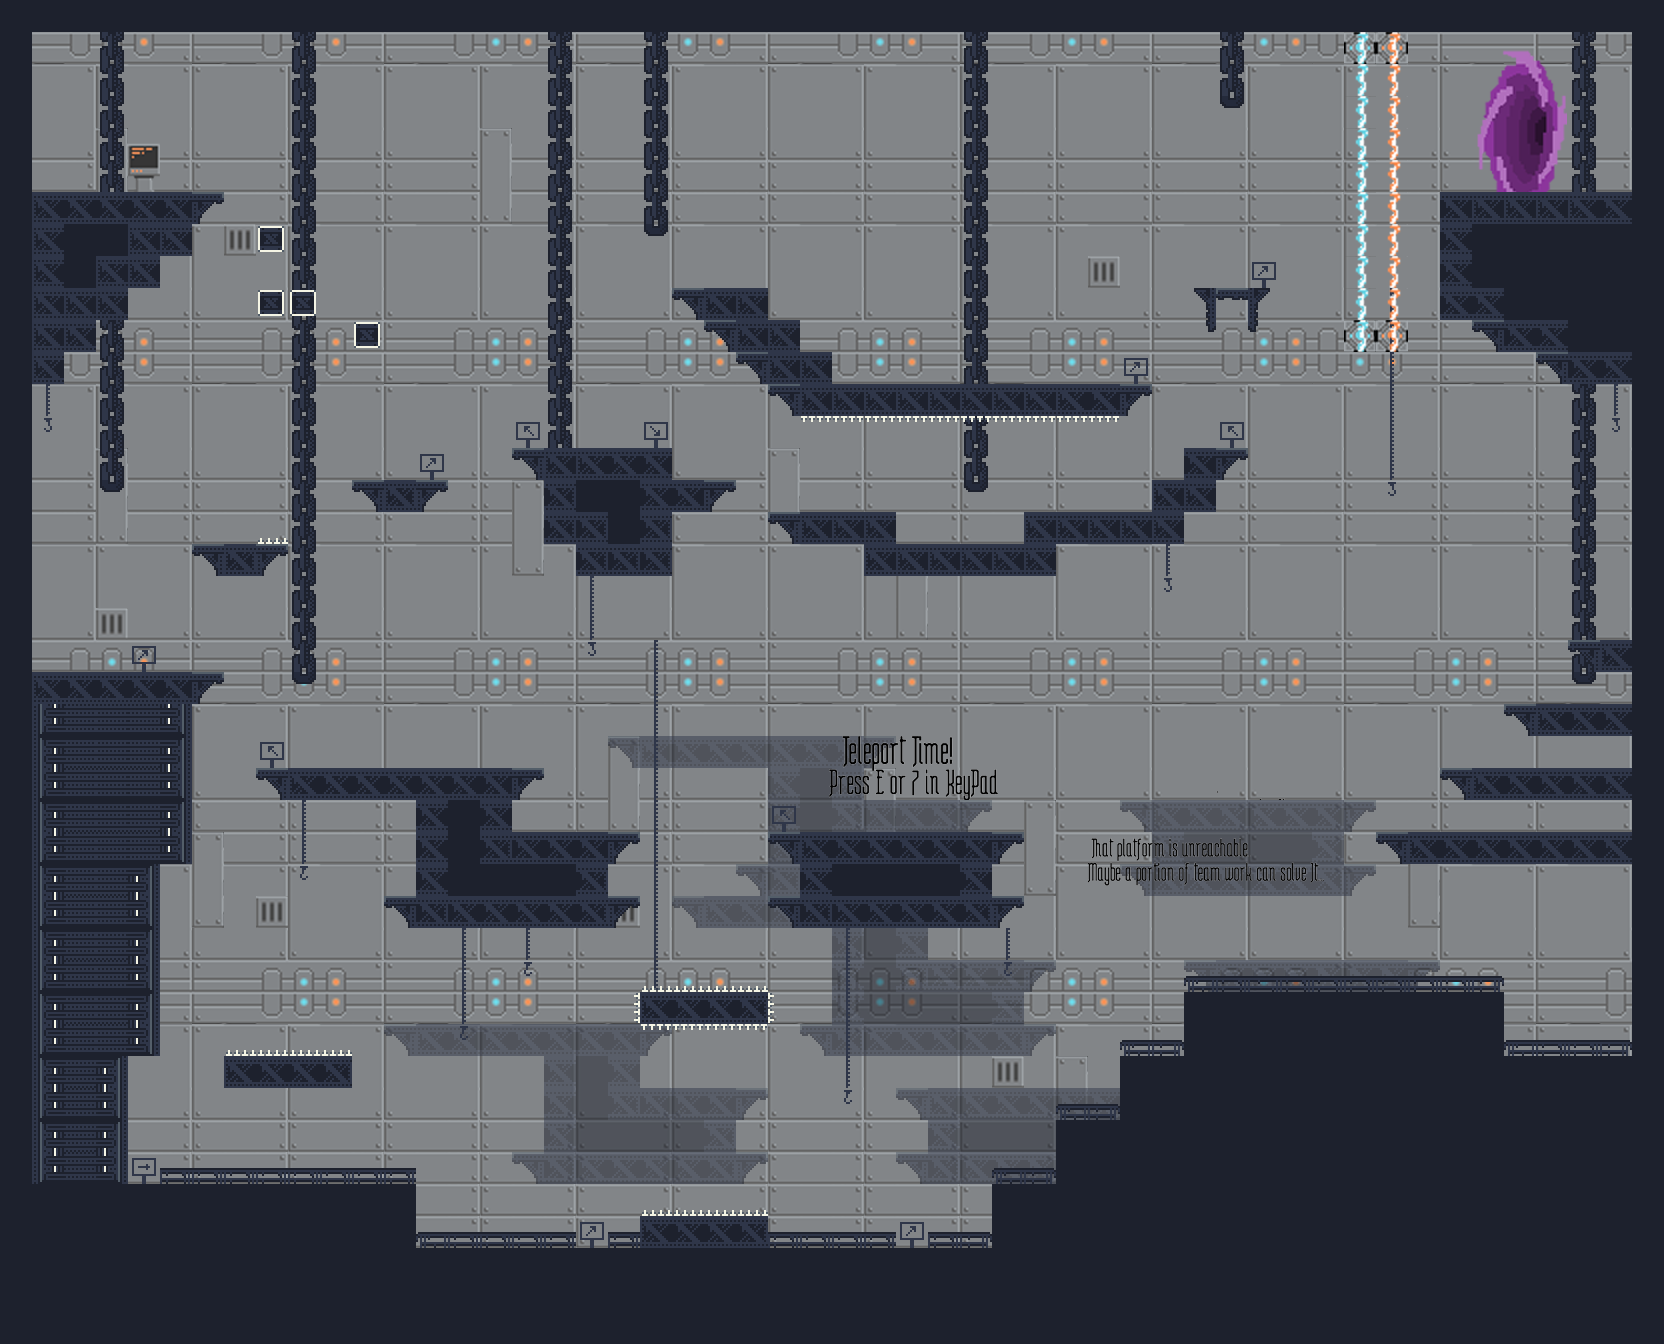

This is a level from a 2D game, rendered from its Tiled map with the project's own tilesets. A one-line summary and the map file follow, with tile-layer data summarised:
An orthogonal 52x42 tile map with 32x32 px tiles, 9 tile layers (Background, Parallax, Floor, Hazards, ...) and 62 objects (46x solid, 7x hazard, 4x platform, checkpoint, desactivable, ...).

<map version="1.2" tiledversion="1.3.0" orientation="orthogonal" renderorder="right-down" compressionlevel="0" width="52" height="42" tilewidth="32" tileheight="32" infinite="0" nextlayerid="26" nextobjectid="91">
 <properties>
  <property name="BackgroundMusic" value="IcelandTheme.ogg" />
  <property name="Speed" type="float" value="0.4" />
 </properties>
 <tileset firstgid="1" name="Tutorial Level" tilewidth="32" tileheight="32" tilecount="1024" columns="32">
  <image source="Tutorial Level.png" width="1024" height="1024" />
  <terraintypes>
   <terrain name="Background" tile="515" />
  </terraintypes>
  <tile id="512" terrain="0,0,0,0" />
  <tile id="513" terrain="0,0,0,0" />
  <tile id="514" terrain="0,0,0,0" />
  <tile id="515" terrain="0,0,0,0" />
  <tile id="516" terrain="0,0,0,0" />
  <tile id="517" terrain="0,0,0,0" />
  <tile id="544" terrain="0,0,0,0" />
  <tile id="545" terrain="0,0,0,0" />
  <tile id="546" terrain="0,0,0,0" />
  <tile id="547" terrain="0,0,0,0" />
  <tile id="548" terrain="0,0,0,0" />
  <tile id="549" terrain="0,0,0,0" />
  <tile id="640">
   <animation>
    <frame tileid="640" duration="10" />
    <frame tileid="641" duration="10" />
    <frame tileid="642" duration="10" />
   </animation>
  </tile>
  <tile id="643">
   <animation>
    <frame tileid="643" duration="10" />
    <frame tileid="644" duration="10" />
    <frame tileid="645" duration="10" />
   </animation>
  </tile>
 </tileset>
 <layer id="1" name="Background" width="52" height="42">
  <data>[2184 cells, 2184 non-empty, 30 distinct tile ids]</data>
 </layer>
 <layer id="25" name="Parallax" width="52" height="42" opacity="0.5">
  <data>[2184 cells, 165 non-empty, 6 distinct tile ids]</data>
 </layer>
 <layer id="8" name="Floor" width="52" height="42">
  <data>[2184 cells, 701 non-empty, 21 distinct tile ids]</data>
 </layer>
 <layer id="10" name="Hazards" width="52" height="42">
  <data>[2184 cells, 41 non-empty, 7 distinct tile ids]</data>
 </layer>
 <layer id="11" name="Desactivable" width="52" height="42">
  <data>[2184 cells, 20 non-empty, 2 distinct tile ids]</data>
 </layer>
 <layer id="12" name="Portal" width="52" height="42">
  <data>[2184 cells, 18 non-empty, 18 distinct tile ids]</data>
 </layer>
 <layer id="13" name="Activable" width="52" height="42">
  <data>[2184 cells, 2 non-empty, 2 distinct tile ids]</data>
 </layer>
 <layer id="22" name="Letters" width="52" height="42">
  <data>[2184 cells, 31 non-empty, 28 distinct tile ids]</data>
 </layer>
 <layer id="15" name="Platforms" width="52" height="42">
  <data>[2184 cells, 207 non-empty, 13 distinct tile ids]</data>
 </layer>
 <objectgroup id="16" name="Colliders">
  <object id="1" name="Floor" type="solid" x="258" y="225.997" width="26" height="25.996" />
  <object id="2" name="Floor" type="solid" x="258" y="290" width="26" height="26" />
  <object id="3" name="Floor" type="solid" x="290" y="290" width="26" height="26" />
  <object id="4" name="Floor" type="solid" x="354" y="322" width="26" height="26" />
  <object id="5" name="Platform" type="platform" x="1568" y="640" width="64" height="12" />
  <object id="6" name="Platform" type="platform" x="1504" y="704" width="128" height="12" />
  <object id="7" name="Platform" type="platform" x="1440" y="768" width="192" height="12" />
  <object id="8" name="Platform" type="platform" x="1376" y="832" width="256" height="12" />
  <object id="9" name="Floor" type="solid" x="1632" y="0" width="32" height="1056" />
  <object id="10" name="Floor" type="solid" x="32" y="0" width="1600" height="32" />
  <object id="11" name="Floor" type="solid" x="0" y="0" width="32" height="672" />
  <object id="12" name="Floor" type="solid" x="0" y="672" width="224" height="32" />
  <object id="13" name="Floor" type="solid" x="0" y="704" width="192" height="160" />
  <object id="14" name="Floor" type="solid" x="0" y="864" width="160" height="192" />
  <object id="15" name="Floor" type="solid" x="0" y="1056" width="128" height="128" />
  <object id="16" name="Ground" type="solid" x="0" y="1184" width="416" height="64" />
  <object id="18" name="Ground" type="solid" x="0" y="1248" width="1664" height="96" />
  <object id="19" name="Ground" type="solid" x="992" y="1184" width="64" height="64" />
  <object id="21" name="Ground" type="solid" x="1056" y="1120" width="64" height="128" />
  <object id="23" name="Ground" type="solid" x="1120" y="1056" width="64" height="192" />
  <object id="26" name="Ground" type="solid" x="1248" y="992" width="192" height="256" />
  <object id="28" name="Ground" type="solid" x="1504" y="1056" width="160" height="192" />
  <object id="29" name="Floor" type="solid" x="31.875" y="192" width="192" height="64" />
  <object id="31" name="Floor" type="solid" x="32" y="256" width="128" height="32" />
  <object id="32" name="Floor" type="solid" x="32" y="288" width="96" height="32" />
  <object id="33" name="Floor" type="solid" x="32" y="320" width="64" height="32" />
  <object id="34" name="Floor" type="solid" x="32" y="352" width="32" height="32" />
  <object id="38" name="Floor" type="solid" x="1440" y="192" width="192.004" height="192" />
  <object id="41" name="Floor" type="solid" x="1194" y="288" width="76" height="44" />
  <object id="42" name="Floor" type="solid" x="768" y="832" width="256" height="96" />
  <object id="46" name="Floor" type="solid" x="192" y="544" width="96" height="32" />
  <object id="49" name="Floor" type="solid" x="256" y="768" width="288" height="64.0021" />
  <object id="51" name="Floor" type="solid" x="352" y="480" width="96" height="32" />
  <object id="52" name="Floor" type="solid" x="768" y="512" width="128" height="32" />
  <object id="53" name="Floor" type="solid" x="864" y="544" width="192" height="32" />
  <object id="54" name="Floor" type="solid" x="1024" y="512" width="160" height="32" />
  <object id="55" name="Floor" type="solid" x="1152" y="480" width="64" height="32" />
  <object id="56" name="Floor" type="solid" x="1184" y="448" width="64" height="32" />
  <object id="57" name="Floor" type="solid" x="512" y="448" width="159.999" height="32.0033" />
  <object id="58" name="Floor" type="solid" x="544" y="480" width="192" height="96" />
  <object id="61" name="Floor" type="solid" x="672" y="288" width="96" height="32" />
  <object id="62" name="Floor" type="solid" x="704" y="320" width="96" height="32" />
  <object id="63" name="Floor" type="solid" x="736" y="352" width="96" height="32" />
  <object id="64" name="Floor" type="solid" x="768" y="384" width="384" height="32.0033" />
  <object id="65" name="Ground" type="solid" x="640" y="1216" width="128" height="32" />
  <object id="66" name="Ground" type="solid" x="640" y="992" width="128" height="32" />
  <object id="82" name="Floor" type="solid" x="384" y="832" width="256" height="96" />
  <object id="86" name="Ground" type="solid" x="1184" y="992" width="64" height="256" />
  <object id="87" name="Ground" type="solid" x="1440" y="992" width="64" height="256" />
  <object id="88" name="Ground" type="solid" x="224.021" y="1055.98" width="128" height="32.0208" />
 </objectgroup>
 <objectgroup id="24" name="Checkpoints">
  <object id="90" name="Checkpoint" type="checkpoint" x="480" y="960" width="32" height="256" />
 </objectgroup>
 <objectgroup id="17" name="Hazards">
  <object id="67" name="Spikes" type="hazard" x="258" y="538" width="30" height="6" />
  <object id="68" name="Spikes" type="hazard" x="801" y="416" width="318" height="6.03688" />
  <object id="69" name="Spikes" type="hazard" x="642" y="986" width="126" height="6" />
  </objectgroup>
 <objectgroup id="18" name="Desactivable">
  <!-- 1 objects omitted --></objectgroup>
 <objectgroup id="19" name="Activables">
  <!-- 1 objects omitted --></objectgroup>
 <objectgroup id="20" name="Respawn">
  <!-- 1 objects omitted --></objectgroup>
 <objectgroup id="21" name="End">
  <!-- 1 objects omitted --></objectgroup>
</map>
<!-- 8 of 62 objects omitted -->
